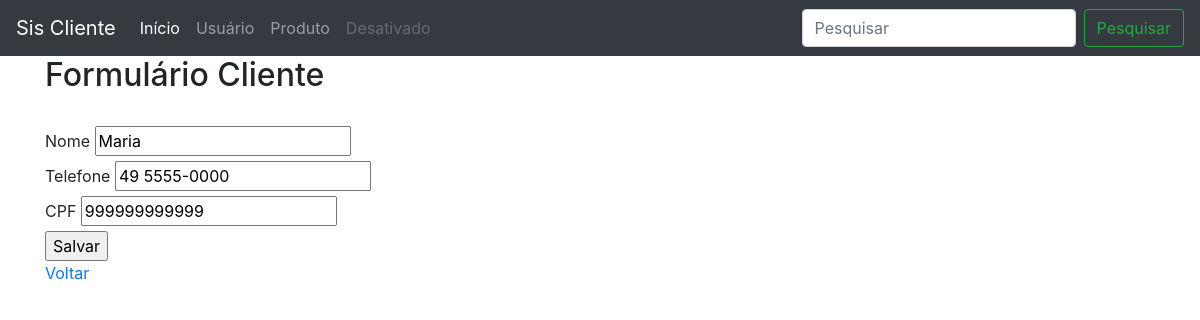
The app's page /pagina/usuarioForm.php?id=2 with its own data.
### tables this page shows
CREATE TABLE IF NOT EXISTS `usuario` (
  `id` int NOT NULL AUTO_INCREMENT,
  `nome` varchar(100) NOT NULL DEFAULT '0',
  `telefone` varchar(20) NOT NULL DEFAULT '0',
  `cpf` varchar(14) NOT NULL DEFAULT '0',
  PRIMARY KEY (`id`)
);

### database/bd.php (called while the page is built, shortened)
<?php
class BD
{
    public function conn()
    {
        $conn = "mysql:host=" . Config::BD_HOST . ";
            dbname=" . Config::BD_NOME . ";port=" . Config::BD_PORT;
        return new PDO(
            $conn,
            Config::BD_USUARIO,
            Config::BD_SENHA,
            [PDO::MYSQL_ATTR_INIT_COMMAND => "SET NAMES " . Config::BD_CHARSET]
        );
    }
    public function buscar($nome_tabela, $id)
    {
        $conn = $this->conn();
        $sql = "SELECT * FROM $nome_tabela WHERE id = ?";
        $st = $conn->prepare($sql);
        $arrayDados = [$id];
        $st->execute($arrayDados);
        return $st->fetchObject();
    }
}

### pagina/usuarioForm.php (the view, shortened to what this page needs)
<?php
include "../database/bd.php";
include "./head.php";
$objBD = new BD();
$objBD->conn();
$tb_nome = "usuario";
if (!empty($_GET['id'])) {
    $result = $objBD->buscar($tb_nome, $_GET['id']);
}
?>
<h2>Formulário Cliente</h2>
<form action="./usuarioForm.php" method="post">
    <input type="hidden" name="id" value="<?php echo !empty($result->id) ? $result->id : "" ?>" /><br>
    <label>Nome</label>
    <input type="text" name="nome" value="<?php echo !empty($result->nome) ? $result->nome : "" ?>" /><br>
    <label>Telefone</label>
    <input type="text" name="telefone" value="<?php echo !empty($result->telefone) ? $result->telefone : "" ?>" /><br>
    <label>CPF</label>
    <input type="text" name="cpf" value="<?php echo !empty($result->cpf) ? $result->cpf : "" ?>" /><br>
    <input type="submit" value="Salvar" />
</form>
<a href="./usuarioList.php">Voltar</a> <br>
<?php
include "./footer.php";
?>

### records on screen
usuario: nome "Maria", telefone "49 5555-0000", cpf "999999999999"
